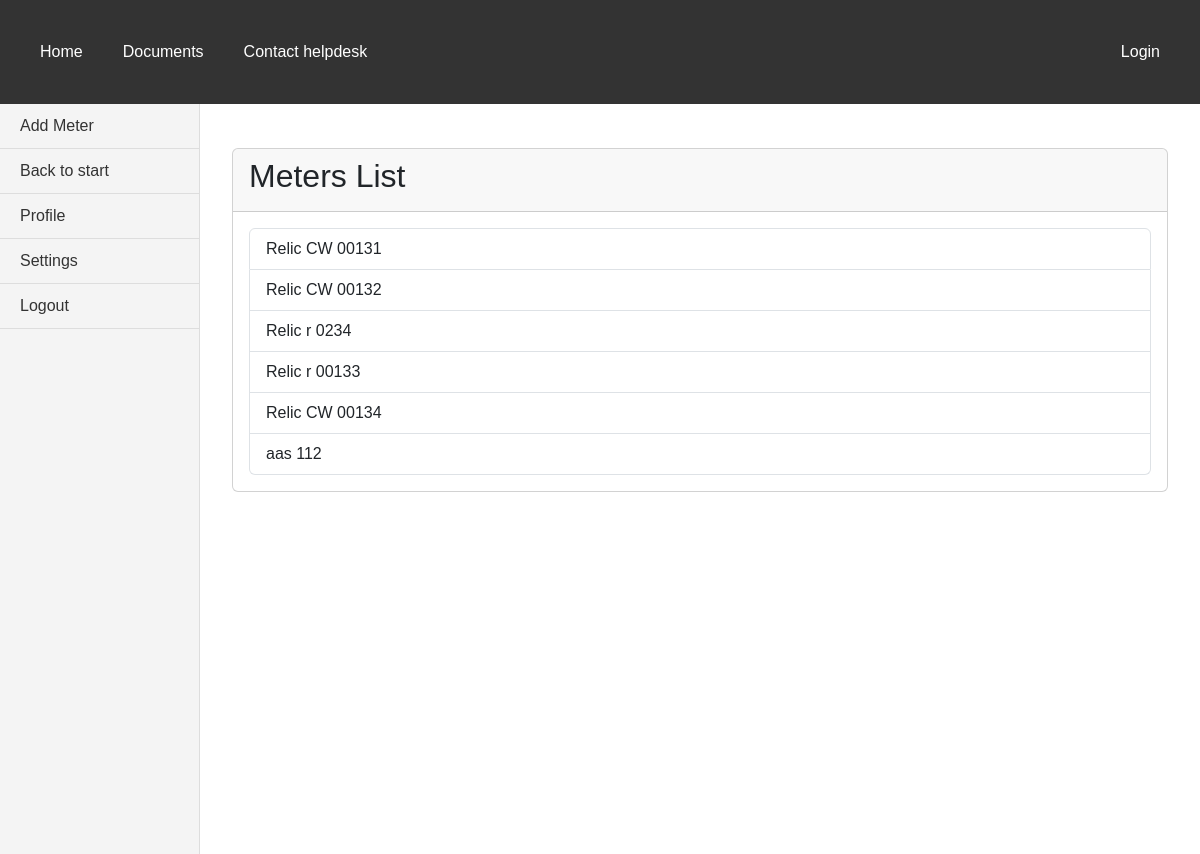
Screenshot of /bills/meters/ with the database file from the repository.
### bills/models.py (models this page shows)
class Meter(models.Model):
    CHOICES = [('cold', 'Cold water'), ('electricity', 'Electricity'), ('hot', 'Hot water'), ('heat', 'Heat'), ('other', 'Other')]
    type = models.CharField('Type of meter', max_length=15, choices=CHOICES)
    manufacturer = models.CharField('Manufacturer', default=" ", max_length=30, validators=[MinLengthValidator(2, 'Must be at least 2 characters')])
    series = models.CharField('Series (if applicable)', default=" ", max_length=5)
    number = models.CharField('Meter number', max_length=10, validators=[
        MinLengthValidator(2, 'Must be at least 2 digits'),
        valid_meter_nr
    ])
    reading_default = models.IntegerField('Default reading (on installation)', validators=[MinValueValidator(0, 'Can not be negative number')])
    verification_date = models.DateField("Verification date", default=date.today)
    address = models.ForeignKey(House, on_delete=models.PROTECT, verbose_name='House address')
    apartment_number = models.ForeignKey(Apartment, on_delete=models.PROTECT, default='', verbose_name='Apartment number')
    def __str__(self):
        return str(self.manufacturer) + '  ' + self.series + ' ' + self.number

### bills/views.py (the view)
# urls.py: path("meters/", views.MeterListView.as_view(), name='meters'),
class MeterListView(ListView):
    model = Meter
    template_name = 'customers_list.html'
    context_object_name = "meters"

### bills/templates/bills/meter_list.html (shortened to what this page needs)
{% extends 'base.html' %}
{% block sidebar %}
<aside class="vertical-menu">
    <a href="{% url 'add_meter' %}">Add Meter</a>
    <a href="{% url 'index' %}">Back to start</a>
    <a href="#">Profile</a>
    <a href="#">Settings</a>
    <a href="#">Logout</a>
</aside>
{% endblock %}
{% block content %}
<div class="container mt-4">
    <div class="card">
        <div class="card-header">
            <h2>Meters List</h2>
        </div>
        <div class="card-body">
            <div class="list-group">
                {% for item in object_list %}
                    <a href="{% url 'meter_update' item.pk %}" class="list-group-item list-group-item-action">
                        {{ item }}
                    </a>
                {% endfor %}
            </div>
        </div>
    </div>
</div>
{% endblock %}

### static/css/styles.css (style rules this page uses)
body { margin: 0; font-family: Arial, sans-serif; display: flex; flex-direction: column; }
.vertical-menu { width: 200px; background-color: #f4f4f4; padding: 0; margin: 0; border-right: 1px solid #ddd; display: flex; flex-direction: column; min-height: calc(100vh - 50px); }
.vertical-menu a { padding: 10px 20px; text-decoration: none; color: #333; border-bottom: 1px solid #ddd; }

### rows the page displays
Meter: manufacturer+series+number "Relic CW 00131"
Meter: manufacturer+series+number "Relic CW 00132"
Meter: manufacturer+series+number "Relic r 0234"
Meter: manufacturer+series+number "Relic r 00133"
Meter: manufacturer+series+number "Relic CW 00134"
Meter: manufacturer+series+number "aas 112"
